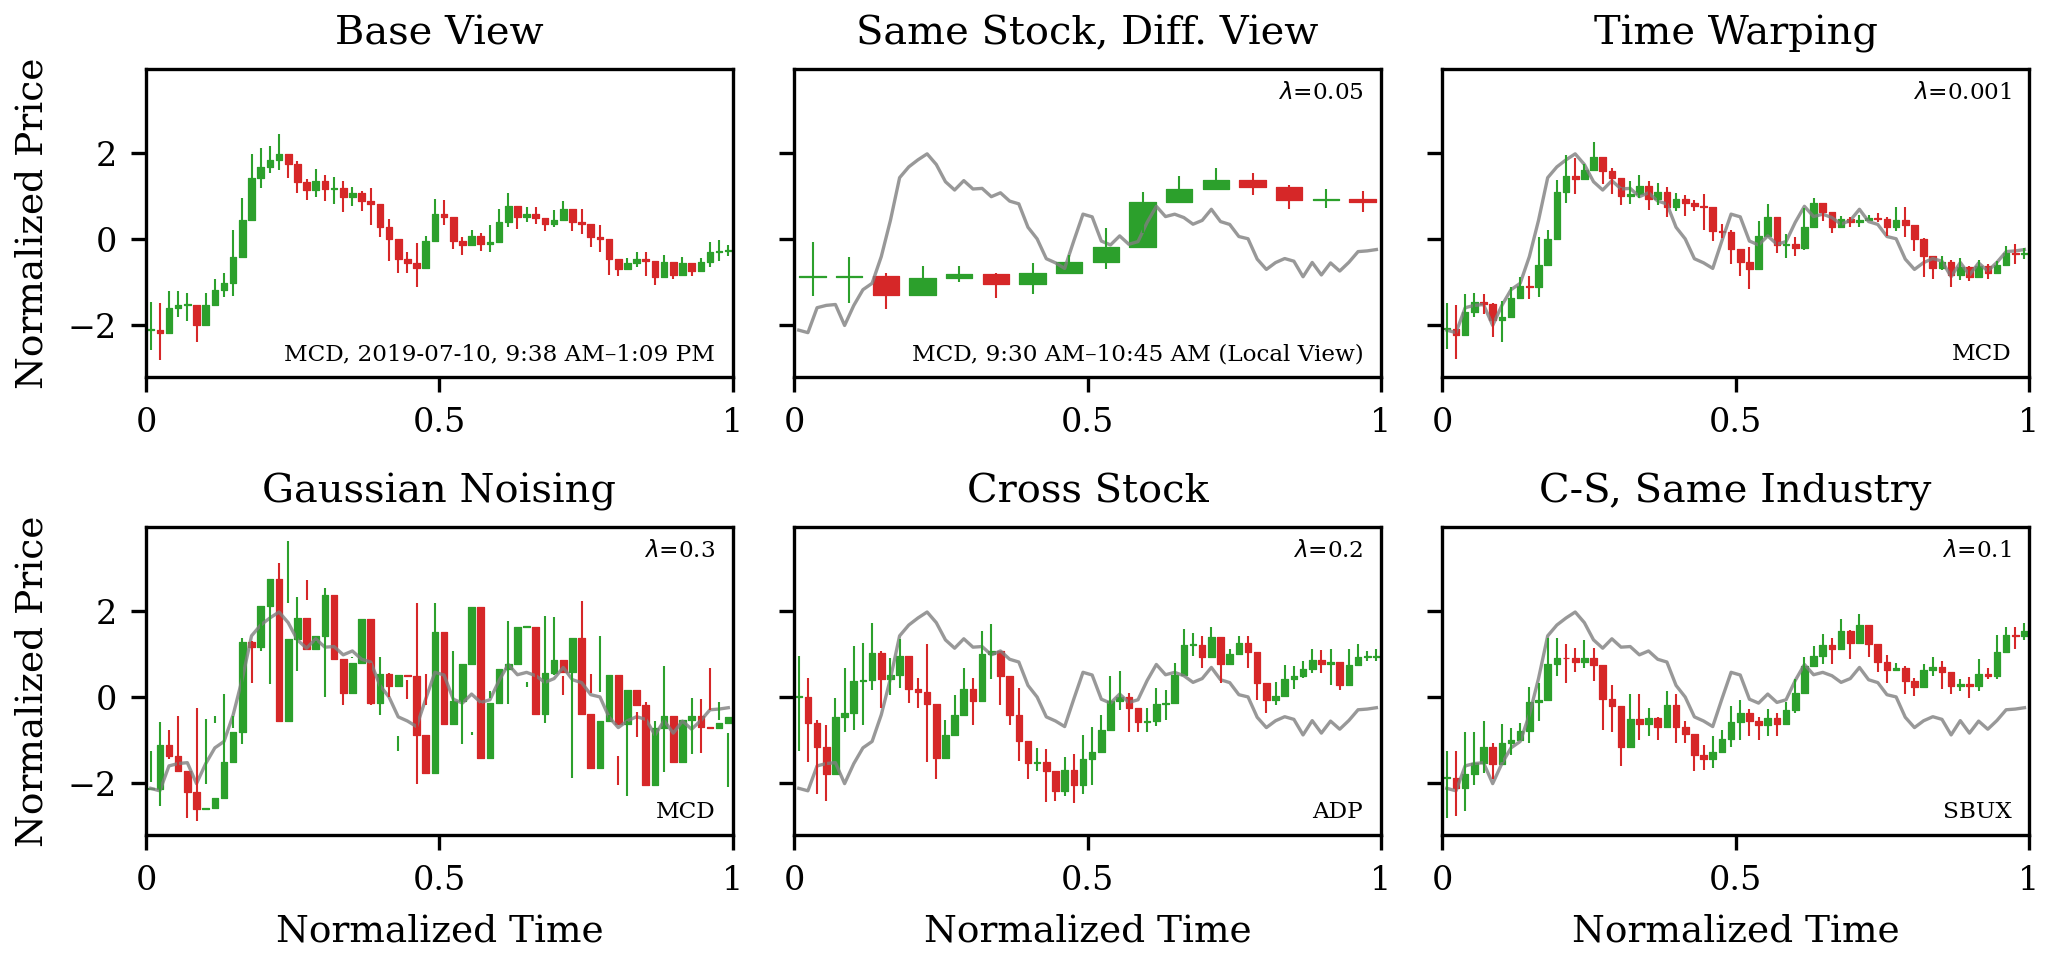

Here is the Python script that generated this plot:
"""The five LeJEPA positive pairings: one base view and each arm's second view.

A 2x3 grid of candles. The first panel is a clean crop of MCD on 2019-07-10.
The other five panels each show the second view one LeJEPA arm of the paper
would pair with it, drawn over the base view's VWAP as a grey reference line
(unlabelled in the figure; the caption carries it, as it does the colors).
The base and local panels name their wall-clock span, New York time:

    Same Stock, Diff. View   an independent local crop of the same stock-day
    Time Warping             the same window through a randomly warped clock
    Gaussian Noising         the same window, noised after normalization
    Cross Stock              ADP (FF49 34) over the same wall-clock window
    C-S, Same Industry       SBUX (FF49 44, MCD's industry), same window

FAITHFULNESS. Views come from the training code's own kernels and normalization
(``market_jepa.augmentations``, ``training.utils``), with the recipe read off
the tfwm-lejepa-* checkpoints' train_meta.json: 50-100% of the session per
global crop, 5-50% per local crop, warp_strength 0.75 with 8 knots,
noise_sigma 0.75. ONE THING IS CHANGED FOR LEGIBILITY: 64 tokens per global
view rather than 2048 (16 rather than 512 per local), so each candle aggregates
32x more seconds. The crop geometry is untouched. In training both views of a
pair are augmented; here the base stays clean so every panel is read against
the same reference.

SAME DRAWS AS THE TUTORIAL. The draws follow the random-number order of
``augmentation_gallery`` in fin-ai-lab/wm-booth-2026-finance-tutorial, so the
notebook's section 3 renders the same views from the same seed -- except the
local crop, which this figure takes from the session open (see ``gallery``).

NORMALIZED TIME. Every panel's x-axis runs 0 to 1 over its own view, one
equal-width slot per token, as the encoder sees it (equally spaced positions,
nothing in its input carrying a duration). So the 16-token local view fills
the panel with candles 4x wider than the 64-token ones, the time-warped view's
warp shows as its candles running ahead of or behind the grey base line, and
the grey line itself is the base view on the same 0-1 scale -- in the local
panel it covers a different stretch of the day than the candles do.

CANDLES. The stores hold no per-bucket open, so a body runs from the previous
token's VWAP to this one's; the wick is the token's own high and low. A body is
72% of its bucket, as in the earlier renderer.

The samples are all in the released Market-1T data. By default they are read
from the local day store; pass
``--daystore hf://datasets/fin-ai-lab/Market-1T-1Hz-2019H2-2020-daystore/1Hz_daystore``
to read the published copy instead.

Run:
    uv run plots/lejepa_augmentations/lejepa_augmentations.py
"""
from __future__ import annotations

import argparse
import sys
from pathlib import Path

import matplotlib

matplotlib.use("Agg")
import matplotlib.pyplot as plt  # noqa: E402
import numpy as np  # noqa: E402
import pandas as pd  # noqa: E402
from matplotlib.collections import LineCollection, PolyCollection  # noqa: E402
from matplotlib.ticker import FuncFormatter  # noqa: E402

ROOT = Path(__file__).resolve().parents[2]
sys.path.insert(0, str(ROOT))
sys.path.insert(0, str(ROOT / "plots"))
from market_jepa.augmentations import (  # noqa: E402
    _aggregate_numpy_jittered,
    _warped_aggregate_numpy,
    prepare_augmented_view,
)
from market_jepa.schemas import LocalMachineConfig  # noqa: E402
from market_jepa.training.streaming_dataset import FEATURE_COLUMNS  # noqa: E402
from market_jepa.training.utils import build_norm_groups, ffill_vwap, prior_vwap  # noqa: E402
from stable_finance.dataset.daystore import DayRecord, discover_days  # noqa: E402
from style import COMPACT_RC_PARAMS, WIDTH_FULL, apply_style, save_figure  # noqa: E402

OUT = Path(__file__).resolve().parent / "lejepa_augmentations"
DATE = "2019-07-10"
BASE, CROSS, INDUSTRY = "MCD", "ADP", "SBUX"
SEED = 7

# The trained recipe, display resolution aside (see the module docstring).
SEQ_LEN, LOCAL_SEQ_LEN = 64, 16
GLOBAL_SCALE, LOCAL_SCALE = (0.5, 1.0), (0.05, 0.5)
WARP_KNOTS, WARP_STRENGTH, NOISE_SIGMA = 8, 0.75, 0.75

ARMS = {
    "same_stock": "Same Stock, Diff. View",
    "time_warp": "Time Warping",
    "gaussian_noise": "Gaussian Noising",
    "cross_stock": "Cross Stock",
    "cross_stock_industry": "C-S, Same Industry",
}
# Each arm's SIGReg weight. Read off fin-ai-lab/tfwm-lejepa-*/<month>/train_meta.json
# (``lamb``); constant across all five published months, and config.json agrees.
LAMBDAS = {
    "same_stock": 0.05,
    "time_warp": 0.001,
    "gaussian_noise": 0.3,
    "cross_stock": 0.2,
    "cross_stock_industry": 0.1,
}
# tab10, per the project palette rule; grey is the base-view reference.
UP, DOWN, REFERENCE = "#2ca02c", "#d62728", "#7f7f7f"
VWAP, HIGH, LOW = (FEATURE_COLUMNS.index(c) for c in ("vwap_all", "high", "low"))
NORM_GROUPS = build_norm_groups(FEATURE_COLUMNS)
OPEN_TOD = 9.5 * 3600


def load_day(daystore: str) -> dict[str, dict]:
    """The three ticker-days, as dense regular-session grids."""
    [day] = discover_days(daystore, DATE, DATE)
    record = DayRecord(day)
    return {t: record.record(record.ticker_index(t)) for t in (BASE, CROSS, INDUSTRY)}


def crop(n_rows: int, rng: np.random.RandomState, length: int,
         scale_range: tuple[float, float]) -> tuple[int, int, int]:
    """(start, window, seconds per token): the training draw, scale then start."""
    aggregation = max(1, round(float(rng.uniform(*scale_range)) * n_rows / length))
    window = aggregation * length
    return int(rng.randint(0, n_rows - window + 1)), window, aggregation


def finish(raw: np.ndarray, features: np.ndarray, start: int, aggregation: int) -> np.ndarray:
    """Training's VWAP fill and per-view normalization, (tokens, 9)."""
    ffill_vwap(raw, prior_vwap(features, start))
    view, _ = prepare_augmented_view(
        raw, NORM_GROUPS, start_seconds=float(start), aggregation_seconds=float(aggregation))
    return np.nan_to_num(view, nan=0.0)


def uniform(record: dict, start: int, length: int, aggregation: int) -> dict:
    features = record["features"].astype(np.float64)
    raw = _aggregate_numpy_jittered(features[start:start + length * aggregation], aggregation)
    first = int(record["grid_start"]) + start
    return {"view": finish(raw, features, start, aggregation),
            "edges": first + aggregation * np.arange(length + 1),
            "seconds_per_token": aggregation, "ticker": record["ticker"]}


def gallery(records: dict[str, dict], seed: int = SEED) -> dict[str, dict]:
    base = records[BASE]
    features = base["features"].astype(np.float64)
    rng = np.random.RandomState(seed)
    start, window, aggregation = crop(len(features), rng, SEQ_LEN, GLOBAL_SCALE)
    views = {"base": {**uniform(base, start, SEQ_LEN, aggregation), "label": "Base View"}}

    # The local crop keeps its drawn scale but is taken from the SESSION OPEN,
    # a display choice; its panel names the span. The draw itself still
    # happens, so every later panel's randomness is unchanged.
    _, _, local_aggregation = crop(len(features), rng, LOCAL_SEQ_LEN, LOCAL_SCALE)
    views["same_stock"] = uniform(base, 0, LOCAL_SEQ_LEN, local_aggregation)

    warped = _warped_aggregate_numpy(
        features[start:start + window], SEQ_LEN, rng, WARP_KNOTS, WARP_STRENGTH)
    views["time_warp"] = {
        "view": finish(warped, features, start, aggregation),
        "edges": views["base"]["edges"],
        "seconds_per_token": aggregation, "ticker": BASE}

    # Channel-major draw, as the notebook adds noise to its (channels, tokens) tensor.
    noise = rng.standard_normal((len(FEATURE_COLUMNS), SEQ_LEN)).astype(np.float32).T
    views["gaussian_noise"] = {**views["base"], "view": views["base"]["view"] + NOISE_SIGMA * noise}

    base_first = int(base["grid_start"]) + start
    for arm, ticker in (("cross_stock", CROSS), ("cross_stock_industry", INDUSTRY)):
        partner = records[ticker]
        partner_start = base_first - int(partner["grid_start"])
        if partner_start < 0 or partner_start + window > len(partner["features"]):
            raise ValueError(f"{ticker} does not cover the base view's window")
        views[arm] = uniform(partner, partner_start, SEQ_LEN, aggregation)

    for arm, label in ARMS.items():
        views[arm]["label"] = label
    return views


def candles(ax, edges: np.ndarray, view: np.ndarray) -> None:
    """One candle per token, centred on and 72% as wide as its edges."""
    x = (edges[:-1] + edges[1:]) / 2
    half = 0.72 * np.diff(edges) / 2
    close = view[:, VWAP]
    opening = np.concatenate([close[:1], close[:-1]])
    colors = np.where(close >= opening, UP, DOWN)
    ax.add_collection(LineCollection(
        [((xi, lo), (xi, hi)) for xi, lo, hi in zip(x, view[:, LOW], view[:, HIGH])],
        colors=colors, linewidths=0.5))
    floor = 0.004 * float(np.ptp(view[:, [HIGH, LOW]]) or 1.0)
    bottom = np.minimum(opening, close)
    top = np.maximum(np.maximum(opening, close), bottom + floor)
    ax.add_collection(PolyCollection(
        [((xi - h, b), (xi + h, b), (xi + h, t), (xi - h, t))
         for xi, h, b, t in zip(x, half, bottom, top)],
        facecolors=colors, edgecolors=colors, linewidths=0.3))
    ax.autoscale_view()


def span(unix_seconds: np.ndarray) -> str:
    """A view's first and last edge as New York time, e.g. "9:30 AM-10:12 AM"."""
    ends = pd.to_datetime(unix_seconds[[0, -1]], unit="s", utc=True).tz_convert("America/New_York")
    return "\u2013".join(t.strftime("%I:%M %p").lstrip("0") for t in ends)


def plot(views: dict[str, dict]):
    apply_style(extra=COMPACT_RC_PARAMS)
    # Full width; 4/3 the height of plots/core/probe_fit_breadth.png (2/3 of double).
    # One y scale for all six panels (every view is in the same normalized
    # units), so tick labels appear only down the left column.
    fig, axes = plt.subplots(2, 3, figsize=(WIDTH_FULL, (2 / 3) * 2 * WIDTH_FULL * 0.36), sharey=True)
    base = views["base"]
    base_mid = (np.arange(SEQ_LEN) + 0.5) / SEQ_LEN
    for ax, arm in zip(axes.flat, ["base", *ARMS]):
        entry = views[arm]
        if arm != "base":
            ax.plot(base_mid, base["view"][:, VWAP], color=REFERENCE, lw=0.8, alpha=0.8)
        candles(ax, np.linspace(0.0, 1.0, len(entry["view"]) + 1), entry["view"])
        ax.set_xlim(0.0, 1.0)
        ax.set_xticks([0.0, 0.5, 1.0])
        ax.xaxis.set_major_formatter(FuncFormatter(lambda x, _: f"{x:g}"))
        ax.set_title(entry["label"])
        if arm in LAMBDAS:
            ax.text(0.97, 0.96, rf"$\lambda$={LAMBDAS[arm]:g}", transform=ax.transAxes,
                    ha="right", va="top", fontsize="x-small")
        stock = {"base": f"{entry['ticker']}, {DATE}, {span(entry['edges'])}",
                 "same_stock": f"{entry['ticker']}, {span(entry['edges'])} (Local View)",
                 }.get(arm, entry["ticker"])
        ax.text(0.97, 0.04, stock, transform=ax.transAxes, ha="right", va="bottom",
                fontsize="x-small")
    for ax in axes[:, 0]:
        ax.set_ylabel("Normalized Price")
    for ax in axes[-1]:
        ax.set_xlabel("Normalized Time")
    for ax in axes[:, 1:].flat:
        ax.tick_params(labelleft=False)
    fig.tight_layout()
    return fig


def main() -> None:
    p = argparse.ArgumentParser(description=__doc__.splitlines()[0])
    p.add_argument("--daystore", default=LocalMachineConfig.daystore_dir,
                   help="day-store root, local or hf:// (default: the data host's local store)")
    p.add_argument("--out", type=Path, default=OUT)
    args = p.parse_args()
    fig = plot(gallery(load_day(args.daystore)))
    for path in save_figure(fig, args.out):
        print("wrote", path)


if __name__ == "__main__":
    main()
